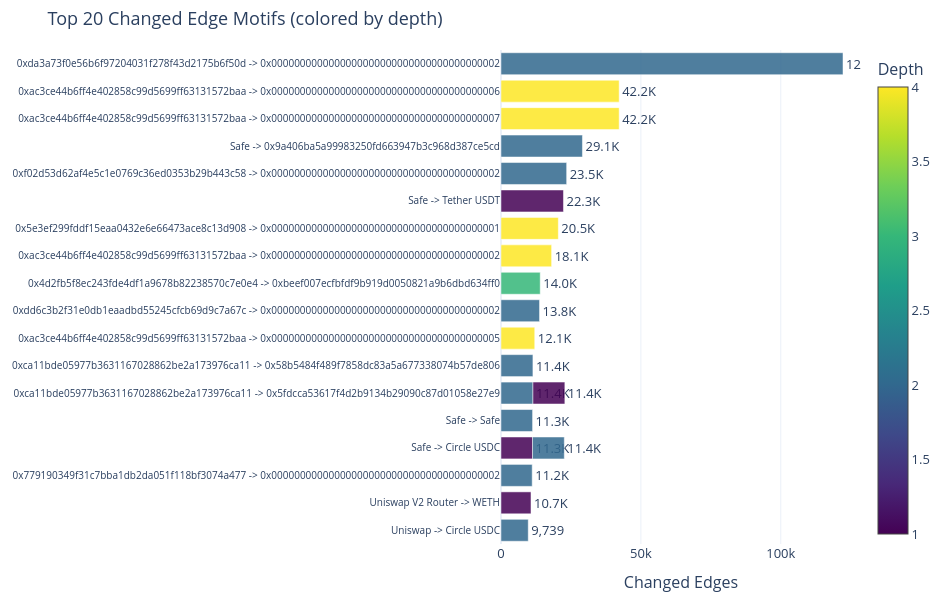

The cell this chart's notebook holds for it:
### Markdown cell above
## 8. Changed Edge Motifs

Beyond outright failures, EIP-7904 changes the behavior of many cross-contract call edges.
A *changed edge* is a caller-to-callee pair whose execution differs between baseline and repriced
schedules — the call might use different gas, take a different code path, or flip success/failure.

These motifs show which project-to-project interactions are most sensitive to gas cost changes,
colored by the depth at which they occur in the call tree.

### Code cell
# Load changed edge motifs
edge_motifs = pd.read_csv(TABLES_DIR / 'changed_edge_motifs.csv', nrows=10000)
print(f"Changed edge motifs: {fmt_count(len(edge_motifs))}")
print(f"Total changed edges: {fmt_count(edge_motifs['changed_edges'].sum())}")
print(f"Total distinct txs: {fmt_count(edge_motifs['distinct_txs'].sum())}")

# Top 20 by changed_edges
top_edges = edge_motifs.nlargest(20, 'changed_edges').copy()
top_edges['motif'] = top_edges['effective_caller_project'] + ' -> ' + top_edges['effective_callee_project']
top_edges = top_edges.sort_values('changed_edges', ascending=True)

fig = go.Figure()
fig.add_trace(go.Bar(
    y=top_edges['motif'].tolist(),
    x=top_edges['changed_edges'].tolist(),
    orientation='h',
    marker=dict(
        color=top_edges['depth'].tolist(),
        colorscale='Viridis',
        colorbar=dict(title='Depth', x=1.02),
        opacity=0.85,
    ),
    text=[fmt_count(v) for v in top_edges['changed_edges']],
    textposition='outside',
    hovertemplate=(
        '<b>%{y}</b><br>'
        'Changed edges: %{x:,}<br>'
        'Depth: %{marker.color}<br>'
        'Distinct txs: %{customdata[0]:,}<br>'
        'Success flip edges: %{customdata[1]:,}<extra></extra>'
    ),
    customdata=top_edges[['distinct_txs', 'success_flip_edges']].values,
))
fig.update_layout(**plotly_layout(
    title_text='Top 20 Changed Edge Motifs (colored by depth)',
    xaxis_title='Changed Edges',
    height=600, width=950,
    margin=dict(l=350, r=20, t=50, b=40),
))
fig.update_yaxes(tickfont=dict(size=10))
fig.show()

shallow = edge_motifs[edge_motifs['depth'] <= 2]['changed_edges'].sum()
deep = edge_motifs[edge_motifs['depth'] > 2]['changed_edges'].sum()
total_ce = edge_motifs['changed_edges'].sum()
print(f"\nShallow changes (depth <= 2): {fmt_count(shallow)} ({shallow/total_ce*100:.1f}%)")
print(f"Deep changes (depth > 2): {fmt_count(deep)} ({deep/total_ce*100:.1f}%)")

### Figure 1 — Plotly figure (JSON) as saved in the notebook; plotly's stock layout.template omitted (floating-point values rounded to 4 significant figures)
{"data": [{"customdata": [[3046, 0], [5536, 0], [4, 1], [1050, 0], [1069, 0], [1078, 0], [58, 0], [58, 0], [58, 0], [2011, 0], [5, 0], [485, 436], [2011, 0], [200, 0], [1157, 0], [8, 0], [519, 0], [2011, 0], [2011, 0], [40, 0]], "hovertemplate": "<b>%{y}</b><br>Changed edges: %{x:,}<br>Depth: %{marker.color}<br>Distinct txs: %{customdata[0]:,}<br>Success flip edges: %{customdata[1]:,}<extra></extra>", "marker": {"color": [2, 1, 2, 1, 2, 2, 2, 1, 2, 4, 2, 3, 4, 4, 1, 2, 2, 4, 4, 2], "colorbar": {"title": {"text": "Depth"}, "x": 1.02}, "colorscale": [[0, "#440154"], [0.1111, "#482878"], [0.2222, "#3e4989"], [0.3333, "#31688e"], [0.4444, "#26828e"], [0.5556, "#1f9e89"], [0.6667, "#35b779"], [0.7778, "#6ece58"], [0.8889, "#b5de2b"], [1, "#fde725"]], "opacity": 0.85}, "orientation": "h", "text": ["9,739", "10.7K", "11.2K", "11.3K", "11.3K", "11.4K", "11.4K", "11.4K", "11.4K", "12.1K", "13.8K", "14.0K", "18.1K", "20.5K", "22.3K", "23.5K", "29.1K", "42.2K", "42.2K", "122.2K"], "textposition": "outside", "type": "bar", "x": [9739, 10719, 11151, 11269, 11289, 11357, 11412, 11412, 11412, 12066, 13773, 14017, 18099, 20491, 22327, 23472, 29111, 42231, 42231, 122235], "y": ["Uniswap -> Circle USDC", "Uniswap V2 Router -> WETH", "0x779190349f31c7bba1db2da051f118bf3074a477 -> 0x0000000000000000000000000000000000000002", "Safe -> Circle USDC", "Safe -> Safe", "Safe -> Circle USDC", "0xca11bde05977b3631167028862be2a173976ca11 -> 0x5fdcca53617f4d2b9134b29090c87d01058e27e9", "0xca11bde05977b3631167028862be2a173976ca11 -> 0x5fdcca53617f4d2b9134b29090c87d01058e27e9", "0xca11bde05977b3631167028862be2a173976ca11 -> 0x58b5484f489f7858dc83a5a677338074b57de806", "0xac3ce44b6ff4e402858c99d5699ff63131572baa -> 0x0000000000000000000000000000000000000005", "0xdd6c3b2f31e0db1eaadbd55245cfcb69d9c7a67c -> 0x0000000000000000000000000000000000000002", "0x4d2fb5f8ec243fde4df1a9678b82238570c7e0e4 -> 0xbeef007ecfbfdf9b919d0050821a9b6dbd634ff0", "0xac3ce44b6ff4e402858c99d5699ff63131572baa -> 0x0000000000000000000000000000000000000002", "0x5e3ef299fddf15eaa0432e6e66473ace8c13d908 -> 0x0000000000000000000000000000000000000001", "Safe -> Tether USDT", "0xf02d53d62af4e5c1e0769c36ed0353b29b443c58 -> 0x0000000000000000000000000000000000000002", "Safe -> 0x9a406ba5a99983250fd663947b3c968d387ce5cd", "0xac3ce44b6ff4e402858c99d5699ff63131572baa -> 0x0000000000000000000000000000000000000007", "0xac3ce44b6ff4e402858c99d5699ff63131572baa -> 0x0000000000000000000000000000000000000006", "0xda3a73f0e56b6f97204031f278f43d2175b6f50d -> 0x0000000000000000000000000000000000000002"]}], "layout": {"font": {"size": 13}, "height": 600, "margin": {"b": 40, "l": 350, "r": 20, "t": 50}, "title": {"text": "Top 20 Changed Edge Motifs (colored by depth)"}, "width": 950, "xaxis": {"title": {"text": "Changed Edges"}}, "yaxis": {"tickfont": {"size": 10}}}}
